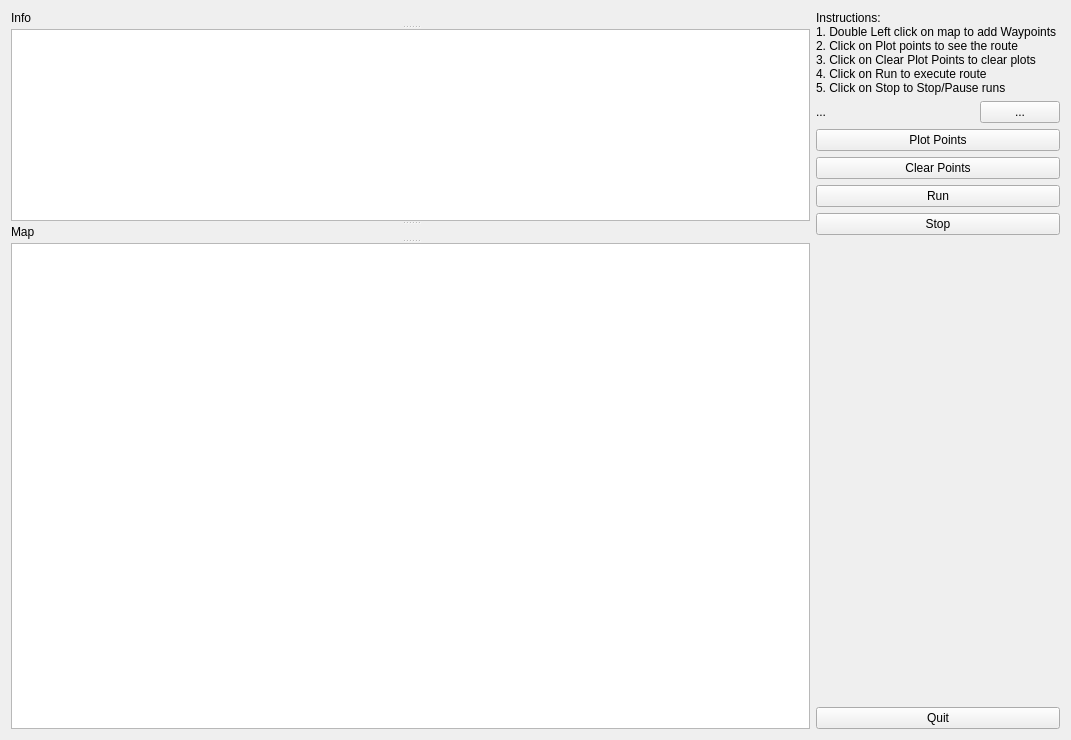
<?xml version="1.0" encoding="UTF-8"?>
<ui version="4.0">
 <class>PointPlot</class>
 <widget class="QWidget" name="PointPlot">
  <property name="geometry">
   <rect>
    <x>0</x>
    <y>0</y>
    <width>1071</width>
    <height>740</height>
   </rect>
  </property>
  <property name="windowTitle">
   <string>PointPlot</string>
  </property>
  <layout class="QHBoxLayout" name="horizontalLayout_2">
   <item>
    <widget class="QSplitter" name="displaySide">
     <property name="sizePolicy">
      <sizepolicy hsizetype="Preferred" vsizetype="Expanding">
       <horstretch>2</horstretch>
       <verstretch>0</verstretch>
      </sizepolicy>
     </property>
     <property name="orientation">
      <enum>Qt::Vertical</enum>
     </property>
     <widget class="QLabel" name="infoBoxLable">
      <property name="text">
       <string>Info</string>
      </property>
     </widget>
     <widget class="QTextBrowser" name="infoBox">
      <property name="sizePolicy">
       <sizepolicy hsizetype="Expanding" vsizetype="Expanding">
        <horstretch>0</horstretch>
        <verstretch>0</verstretch>
       </sizepolicy>
      </property>
     </widget>
     <widget class="QLabel" name="mapBoxLabel">
      <property name="text">
       <string>Map</string>
      </property>
     </widget>
     <widget class="mapviewer" name="mapBox">
      <property name="sizePolicy">
       <sizepolicy hsizetype="Expanding" vsizetype="Expanding">
        <horstretch>0</horstretch>
        <verstretch>5</verstretch>
       </sizepolicy>
      </property>
     </widget>
    </widget>
   </item>
   <item>
    <layout class="QVBoxLayout" name="inputSide">
     <item>
      <widget class="QLabel" name="instructionLable">
       <property name="text">
        <string>Instructions:
1. Double Left click on map to add Waypoints
2. Click on Plot points to see the route
3. Click on Clear Plot Points to clear plots
4. Click on Run to execute route
5. Click on Stop to Stop/Pause runs</string>
       </property>
      </widget>
     </item>
     <item>
      <layout class="QHBoxLayout" name="InputFile">
       <item>
        <widget class="QLabel" name="fileDirLabel">
         <property name="sizePolicy">
          <sizepolicy hsizetype="Preferred" vsizetype="Preferred">
           <horstretch>4</horstretch>
           <verstretch>1</verstretch>
          </sizepolicy>
         </property>
         <property name="text">
          <string>...</string>
         </property>
        </widget>
       </item>
       <item>
        <widget class="QPushButton" name="fileDir">
         <property name="text">
          <string>...</string>
         </property>
        </widget>
       </item>
      </layout>
     </item>
     <item>
      <widget class="QPushButton" name="plotPointButton">
       <property name="text">
        <string>Plot Points</string>
       </property>
      </widget>
     </item>
     <item>
      <widget class="QPushButton" name="clearPointButton">
       <property name="text">
        <string>Clear Points</string>
       </property>
      </widget>
     </item>
     <item>
      <widget class="QPushButton" name="runButton">
       <property name="text">
        <string>Run</string>
       </property>
      </widget>
     </item>
     <item>
      <widget class="QPushButton" name="stopButton">
       <property name="text">
        <string>Stop</string>
       </property>
      </widget>
     </item>
     <item>
      <spacer name="verticalSpacer">
       <property name="orientation">
        <enum>Qt::Vertical</enum>
       </property>
       <property name="sizeHint" stdset="0">
        <size>
         <width>244</width>
         <height>13</height>
        </size>
       </property>
      </spacer>
     </item>
     <item>
      <widget class="QPushButton" name="quitButton">
       <property name="text">
        <string>Quit</string>
       </property>
      </widget>
     </item>
    </layout>
   </item>
  </layout>
 </widget>
 <layoutdefault spacing="6" margin="11"/>
 <customwidgets>
  <customwidget>
   <class>mapviewer</class>
   <extends>QGraphicsView</extends>
   <header>/home/louis/way_point_plotter/src/point_plotter/include/point_plotter/mapviewer.h</header>
  </customwidget>
 </customwidgets>
 <resources/>
 <connections/>
</ui>
